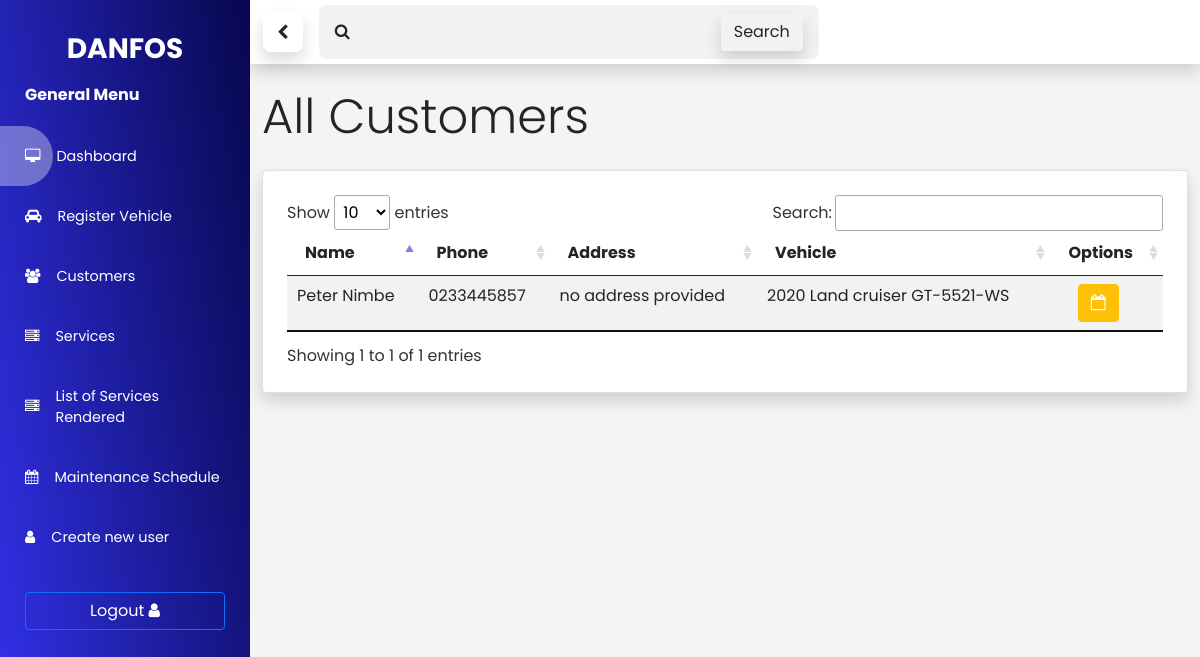
Before: /vehicle/customers (signed in) with the older database file.
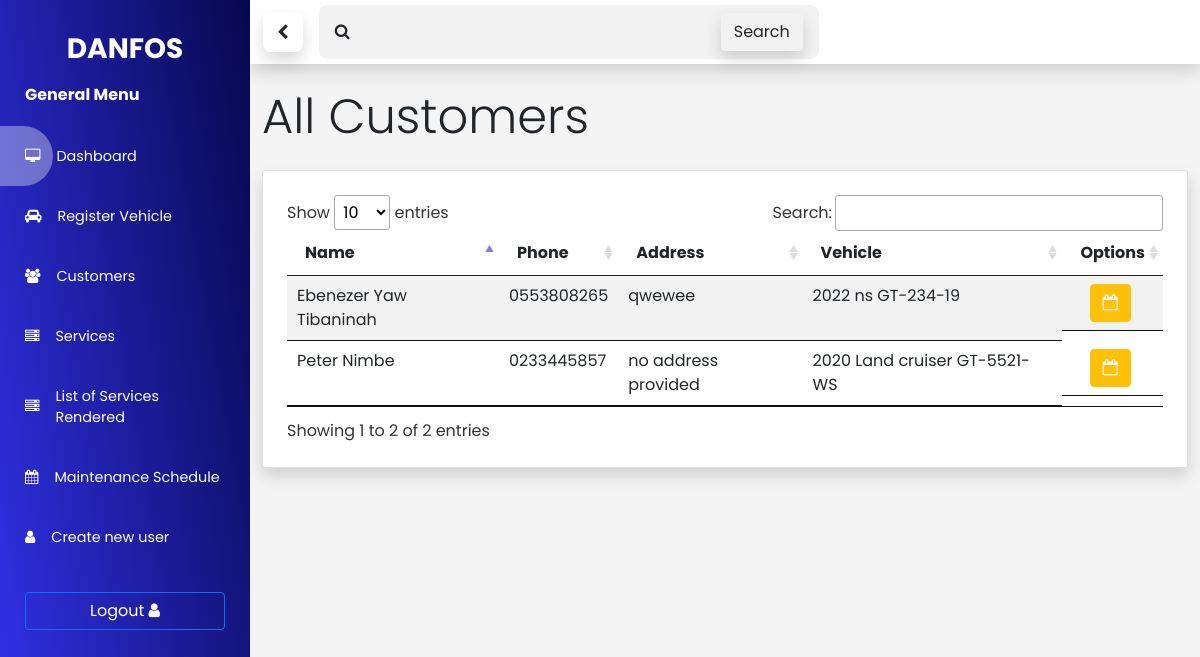
After: the same page with the newer database file.
### vehicle/models.py (models this page shows, shortened)
class Customer(models.Model):
  id = models.AutoField(primary_key=True)
  fullname = models.CharField(max_length=200)
  phone = models.CharField(max_length=10)
  email = models.EmailField(max_length=100, blank=True)
  address = models.TextField(default='no address provided', blank=True)
  vehicles = models.ManyToManyField(Vehicle, related_name='vehicles' , blank=True)
  created_at = models.DateTimeField(auto_now_add=True)
  @property
  def get_vehicle(self):
    vec =  [v for v in self.vehicles.all()]
    return 'None' if vec == [] else vec[0]

class Vehicle(models.Model):
  id = models.AutoField(primary_key=True)
  vehicle_year = models.CharField(max_length=4, blank=True)
  vehicle_type = models.CharField(choices=(VEHICLE_TYPES), max_length=15)
  vehicle_make = models.CharField(max_length=100,)
  vehicle_model = models.CharField(max_length=100,)
  vehicle_number_plate = models.CharField(max_length=100, blank=True)
  def __str__(self):
    return '{} {} {}'.format(self.vehicle_year, self.vehicle_make, self.vehicle_number_plate)

### vehicle/views.py (the view)
# urls.py: path('vehicle/customers', list_all_customers, name='list_of_customers'),
@login_required(login_url='auth/login')
def list_all_customers(request):
  qs = Customer.objects.all()
  context = {
    'customers': qs
  }
  return render(request, 'vehicle/list_customers.html', context)

### vehicle/templates/vehicle/list_customers.html (shortened to what this page needs)
{% extends "admin_base.html" %}
{% block Content %}
  <div class="container">
    <h3 class="display-5 py-4">All Customers</h3>
    <div class="card shadow p-4">
      <table id="customer-table" class="table table-striped">
        <thead>
          <tr>
            <th>Name</th>
            <th>Phone</th>
            <th>Address</th>
            <th>Vehicle</th>
            <th>Options</th>
          </tr>
        </thead>
        <tbody>
          {% if customers %}
            {% for customer in customers  %}
              <tr>
                <td>{{customer.fullname}}</td>
                <td>{{customer.phone}}</td>
                <td>{{customer.address}}</td>
                <td>{{customer.get_vehicle}}</td>
                <td class='text-danger d-flex'>
                  <form action='{% url "vehicle:maintenance_schedule" %}' method="post">
                    <button type="submit" class='btn btn-warning text-white delete-service'">
                      <i class='fa fa-calendar-o'></i>
                  </form>
              </tr>
            {% endfor %}
          {% endif %}
        </tbody>
      </table>
    </div>
  </div>
{% endblock Content %}

Changed rows visible on the page:
added Customer: fullname "Ebenezer Yaw Tibaninah", phone "0553808265", address "qwewee", get_vehicle "2022 ns GT-234-19"
Other visible differences:
text written by a page script: "Show entries Search: Showing 1 to 1 of 1 entries" → "Show entries Search: Showing 1 to 2 of 2 entries"
